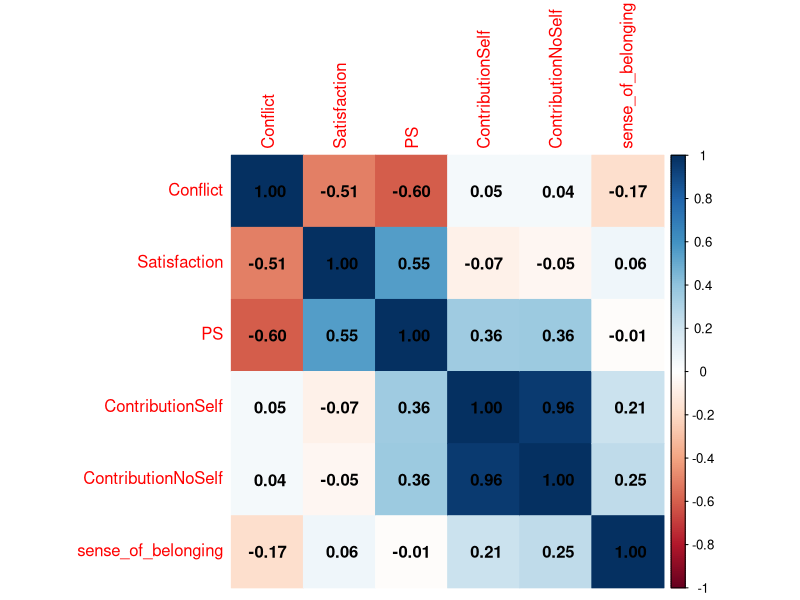

This figure's R source:

library(tidyverse)
library(dplyr)
library(corrplot)

data <- read.csv("290_All.csv")
data_byCourse <- split(data, f = data$Race)
data_race <- data_byCourse$"White"

sumColly <- apply(data_race[,c(4:9)], 1, sum)
data_race$sense_of_belonging <- sumColly
reduced <- data_race[10:15] #looking at only the columns we want to compare

#To make a correlogram, I followed this tutorial: 
#https://www.geeksforgeeks.org/visualize-correlation-matrix-using-correlogram-in-r-programming/

cor_mat <- cor(reduced, use = "pairwise.complete.obs")
head(cor_mat)

#There is some discussion about using this form of correlation matrix 
#which can be found here:
#https://stackoverflow.com/questions/7445639/dealing-with-missing-values-for-correlations-calculation
#I used this "pairwise.complete.obs" to deal with the presence of NAs in the data

#visualizing correlogram 
# as colour 
corrplot(cor_mat, method="color",addCoef.col = "black") 

#as circle 
#corrplot(cor_mat, method="circle") 
# as pie 
#corrplot(cor_mat, method="pie") 
# as number 
#corrplot(cor_mat, method="number")
